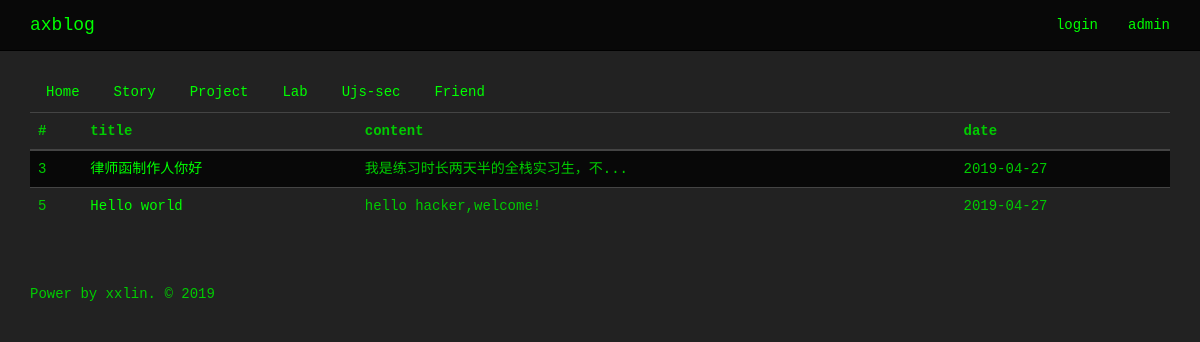
Page /home on the earlier database version.
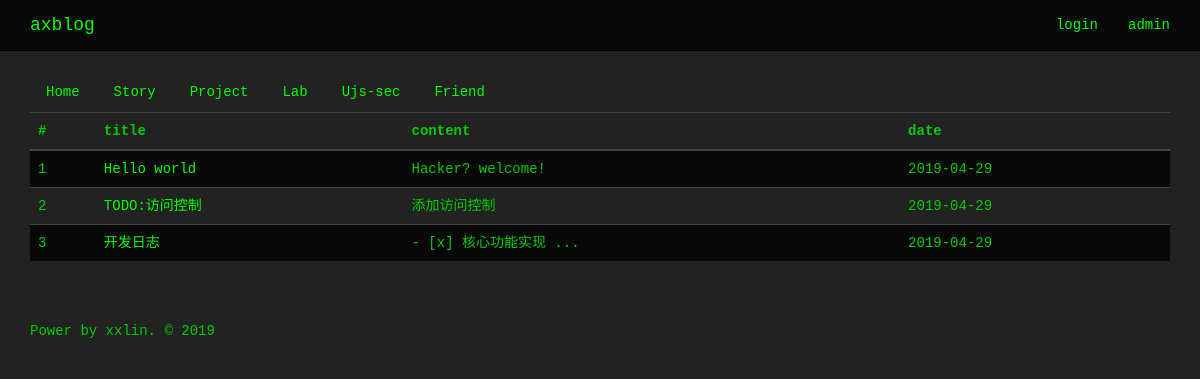
Same page on the later database version.
### models.py (models this page shows)
class Articles(db.Model):
    __tablename__ = 'articles'
    article_id = db.Column(db.Integer, primary_key=True)
    article_title = db.Column(db.String(100), nullable=False)
    article_content = db.Column(db.Text, nullable=False)
    article_date = db.Column(db.Text, default=time.strftime('%Y-%m-%d', time.localtime(time.time())))

### app.py (the view)
@app.route('/')
@app.route('/home')
def homeView():
    articles = Articles.query.all()
    return render_template("home.html",articles=articles)

### templates/home.html
{% extends "indexBase.html" %}
{% block indexBase %}
<div class="row">
    <div class="col-lg-12">
        <table class="table table-striped table-hover ">
            <thead>
                <tr>
                    <th>#</th>
                    <th>title</th>
                    <th>content</th>
                    <th>date</th>
                </tr>
            </thead>
            <tbody>
                {% for article in articles %}
                <tr>
                    <td>{{ article.article_id }}</td>
                    <td><a href="/article/{{ article.article_id }}">{{ article.article_title | truncate(20) }}</a></td>
                    <td>{{ article.article_content | truncate(20) }}</td>
                    <td>{{ article.article_date }}</td>
                </tr>
                {% endfor %}
            </tbody>
        </table>
    </div>
</div>
{% endblock %}

### templates/indexBase.html (shortened to what this page needs)
<!DOCTYPE html>
<html>
<head>
    <link href="/static/css/hacker.css" rel="stylesheet">
    <link rel="stylesheet" href="/static/css/main.css">
</head>
<body id="myBody">
    <nav class="navbar navbar-default navbar-static-top">
        <div class="container">
            <div class="navbar-header">
                <a class="navbar-brand" href="https://axblog.top/">axblog</a>
            </div>
            <div id="navbar" class="navbar-collapse collapse">
                <ul class="nav navbar-nav navbar-right">
                    <li>
                        <a href="/login" target="_blank">login</a>
                    </li>
                    <li>
                        <a href="/admin" target="_blank">admin</a>
                    </li>
                </ul>
            </div>
        </div>
    </nav>
    <div class="container">
        <div class="row">
            <div class="col-md-12">
                <ul class="nav nav-tabs">
                    <li class=""><a aria-expanded="false" href="home">Home</a></li>
                    <li class=""><a aria-expanded="false" href="story">Story</a></li>
                    <li class=""><a aria-expanded="false" href="project">Project</a></li>
                    <li class=""><a aria-expanded="false" href="lab">Lab</a></li>
                    <li class=""><a aria-expanded="false" href="ujssec">Ujs-sec</a></li>
                    <li class=""><a aria-expanded="false" href="friend">Friend</a></li>
                </ul>
                <div id="myTabContent" class="tab-content">
                    <div class="tab-pane fade active in">
                        {% block indexBase %}
                        {% endblock %}
                    </div>
                </div>
            </div>
        </div>
        <div class="row tall-row">
            <div class="col-md-12">
                <p>Power by xxlin. © 2019</p>
            </div>
        </div>
    </div>
</body>
</html>

### templates/indexBase.html (style rules this page uses)
#myBody { width: 100vw; }
.tall-row { margin-top: 40px; }

Differences in the rows shown:
removed Articles: article_id "5", article_title "Hello world", article_content "hello hacker,welcome!", article_date "2019-04-27"
added Articles: article_id "1", article_title "Hello world", article_content "Hacker? welcome!", article_date "2019-04-29"
added Articles: article_id "2", article_title "TODO:访问控制", article_content "添加访问控制", article_date "2019-04-29"
changed Articles id 3: article_title "律师函制作人你好" → "开发日志"; article_content "我是练习时长两天半的全栈实习生，不..." → "- [x] 核心功能实现 ..."; article_date "2019-04-27" → "2019-04-29"
